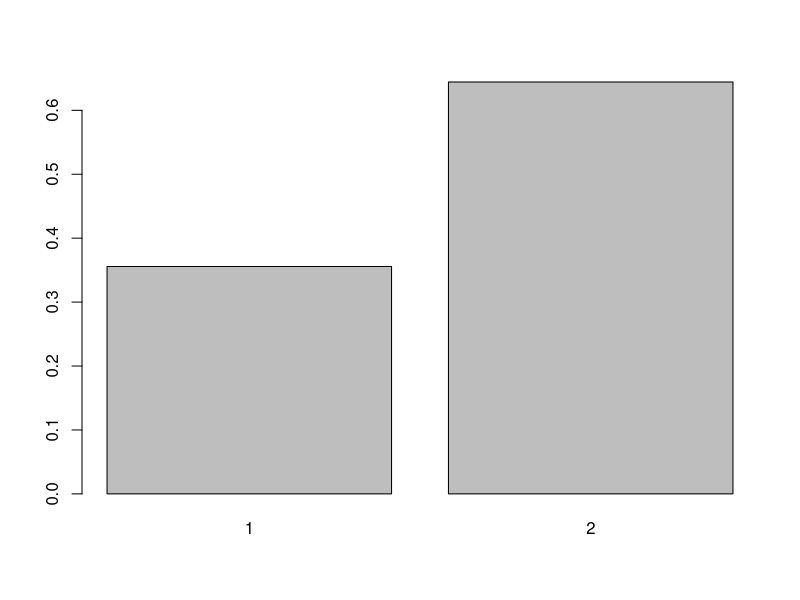

Generate this figure with R: (Note: this script raises an error after producing the figure.)
#Task 3
# This function makes discrete simulations from a posterior with any number of h values
# n=nu of iterations
# You can embellish this function
simR<-function(n=10000, h=c(0.03344302,0.06165627)){
alpha<-c() # holds transition probs
alpha[1]<-1
u<-c() # holds uniform values
u[1]<-1
post<-c()# post sample
prop<-c() # vec of proposed states 1s and 2s
prop[1]=1 # initial state
post[1]=prop[1]
for(i in 2:n){ # starts at 2 because initial value given above
# proposal state 
prop[i]=sample(1:length(h),1,replace=TRUE)
# calculate alpha
# notice h[prop[i]] gives the actual value of h
alpha[i]=min(1,h[prop[i]]/h[post[i-1]])
# to calculate accepting proposal with prob alpha
# select a random value from  a uniform (0,1)
u[i]=runif(1)
if(u[i]<=alpha[i]){post[i]<-prop[i]}
else{post[i]<-post[i-1]}
}
res<-matrix(c(prop,u,alpha,post ),nc=4,nr=n,byrow=FALSE)
sim<-table(post)/n
# windows only works with a pc
# quartz with macs
dev.new(noRStudioGD = TRUE) # or quartz() 

barplot(sim)
postexact<-h/sum(h)
# The returned output is a list 
# Use obj$ to obtain whatever interests you
return(list(iter=res,sim=sim,postexact=postexact,post=post) )
}

tt = simR()
df = as.list(x = tt$post)
ggs(df)

 # Task 4
# What about different proposal distributions
# Again for the discrete case
simRQ<-function(n=1000,init=1, h=c(1,1),pr=c(1,1)/2,...){
alpha<-c() # holds transition probs
alpha[1]<-1
u<-c() # holds uniform values
u[1]<-1
post<-c()# post sample
prop<-c() # vec of proposed states 1s and 2s etc
prop[1]=init # initial state
post[1]=prop[1]
q<-function(x){pr[x]}
for(i in 2:n){ # starts at 2 because initial value given above
#make a sample from the proposal
sample(1:length(h),1,replace=TRUE,prob=pr)->prop[i]
#Calculate alpha adjusting for the proposal being non uniform
alpha[i]=min(1,h[prop[i]]*q(post[i-1])/(h[post[i-1]]*q(prop[i])))
# now choose the proposal with probability alpha
u[i]=runif(1)
if(u[i]<=alpha[i]){post[i]<-prop[i]}
else{post[i]=post[i-1]}
}
res<-matrix(c(prop,u,alpha,post ),nc=4,nr=n,byrow=FALSE,dimnames=list(1:n,c("prop","u","alpha","post")))
sim<-table(post)/n
postexact<-h/sum(h)
dev.new(noRStudioGD = TRUE)
barplot(sim,...)
tmp<-c()
ifelse(length(res[,1])>=20,tmp<-res[1:20,],tmp<-res)
return(list(iter=tmp,sim=sim,post=postexact) )
}
simRQ(1000,pr=c(1,5)/6)

simRQ(10000,h=c(3,1)  ,pr=c(1 ,2)/3)


## Now we shall look at the continuous case

# Task 5
### Using a beta proposal
### You can change the proposal to whatever you require
## a,b are the parameters of the Beta proposal
## a=b=1 is a uniform
simRC<-function(n=10,init=0.5, h=function(theta){dunif(theta)*dbinom(x=3,size=12,prob=theta)},a=1,b=1){
#dbeta(x, shape1, shape2, ncp = 0, log = FALSE)
alpha<-c() # holds transition probs
alpha[1]<-1
u<-c() # holds uniform values
u[1]<-1
post<-c()# post sample
prop<-c() # vec of proposed states 1s and 2s
prop[1]=init # initial state
post[1]=prop[1]
q=function(x){dbeta(x,a,b)}
for(i in 2:n){ # starts at 2 because initial value given above
rbeta(1,a,b)->prop[i]

alpha[i]=min(1,h(prop[i])*q(post[i-1])/(h(post[i-1])*q(prop[i])))
u[i]=runif(1)
ifelse(u[i]<=alpha[i],post[i]<-prop[i],post[i]<-post[i-1])
}
res<-matrix(c(prop,u,alpha,post ),nc=4,nr=n,byrow=FALSE,dimnames=list(1:n,c("prop","u","alpha","post")))
windows()
hist(post,freq=FALSE)

return(list(matrix=res,summary=summary(post)) )
}

simRC(n=10000)



##### LAB 4 ENDS HERE #######################

## Make a 3 state Bayes box
ddbbox3<-function(k13=4,k23=2,lik=dbinom(x=5,size=10,prob=c(0.3,0.6,0.7)),theta=c(0.3,0.6,0.7)){ # K=1...6
k21<-6*k23/k13
nuit=0
while( floor(k21)<k21 | k21>6 ){
nuit=nuit+1
ss<-sample(x=1:6,size=2,replace=TRUE)
k23<-ss[1]
k13<-ss[2]
k21<-6*k23/k13
}
library(xtable)
lik1<-lik[1] #i
lik2<-lik[2] #j
lik3<-lik[3] #l
prior3<-100
prior1<-6*prior3*lik3/(k13*lik1)
prior2<-6*prior3*lik3/(k23*lik2)
prior<-c(prior1,prior2,prior3)
prior<-prior/sum(prior)
#lik<-c(lik1,lik2)
h<-prior*lik
post=h/sum(h)
h.mat<-h%*%t(1/h)
t(apply(h.mat,c(1,2),function(x)min(x,1)))->aij
colnames(aij)<-theta
rownames(aij)<-theta
mat<-cbind(theta,prior,lik,h,post)
rownames(mat)<-1:length(lik)
Totals=c(NA,sum(prior),NA,sum(h),sum(post))
mat2=rbind(mat,Totals)
layout(matrix(c(1,2,2,4,3,3,4,3,3),nr=3,nc=3,byrow=TRUE))
rep(1,3)/3->prop
barplot(matrix(prop,nc=3,nr=1,byrow=TRUE,dimnames=list(c("Coin"),theta)),
ylim=c(0,max(prop)+0.2*max(prop)),las=1,main="Proposal\n Uniform",yaxt="n")
axis(2,at=round(0:2/6,3),labels=c("0","1/6","2/6"),
las=1,col.ticks="Red",lwd.ticks=3)
barplot(matrix(post,nc=3,nr=1,byrow=TRUE,dimnames=list(c("Coin"),theta)),
ylim=c(0,max(post)+0.2*max(post)),las=1,main="Posterior target\n post")
barplot(matrix(h,nc=3,nr=1,byrow=TRUE,dimnames=list(c("Coin"),theta)),
ylim=c(0,max(h)+0.2*max(h)),las=1,main="Proportional to target\n h")
barplot(t(aij),beside=TRUE, yaxt="n",main="aij,\n the probability of acceptance",cex.lab=5)
axis(2,at=round(0:6/6,3),labels=c("0","1/6","2/6","3/6","4/6","5/6","6/6"),
las=1,col.ticks="Blue",lwd.ticks=3)
P=aij*1/3
diag(P)=c(0,0,0)
diag(P)=1-apply(P,1, sum)
return(list(bbox=mat2,latex=xtable(mat2,digits=4),mat=mat,h=h,aij=aij,P=P,nuit=nuit))
}

ddbbox3(k13=5,k23=3,lik=dbinom(x=5,size=8,prob=c(0.4,0.5,0.8)),theta=c(0.4,0.5,0.8)) ->ans3states
ans3states$latex
xtable(ans3states$aij,dig=6)





# Make a coin-die bbox
# k = number of faces in the event set E for acceptance of proposal
# Lik = likelihood for 2 states of theta
# theta = two states
# h1 = small relative to h2
cdbbox<-function(k=1,lik,theta, h1="s"){ # K=1...6
# xtable is a library which has functions useful for latex output
library(xtable)
# rename the first and second components of the likelihood
lik1<-lik[1]
lik2<-lik[2]
# We will now make a prior that has the desired characteristics
# See pdf for proof of following
# if h1 small "s" then ... else ...
ifelse(h1=="s",pi1<-k/6*lik2/(lik1+k/6*lik2), pi1<-lik2/(lik2+k/6*lik1))
# sum of probs is 1
prior=c(pi1,1-pi1)
#lik<-c(lik1,lik2)
h<-prior*lik
# Bayes
post=h/sum(h)
# Make a matrix for the Bayes box
mat<-cbind(theta,prior,lik,h,post)
rownames(mat)<-1:length(lik)
Totals=c(NA,sum(prior),NA,sum(h),sum(post))
mat2=rbind(mat,Totals)

# Now make some plots useful in explaining the procedure
layout(matrix(c(1,2),nr=1,nc=2,byrow=TRUE))
barplot(matrix(c(0.5,0.5),nc=2,nr=1,byrow=TRUE,dimnames=list(c("Coin"),theta)),ylim=c(0,1),las=1,main="Proposal\n Uniform")
barplot(matrix(h,nc=2,nr=1,byrow=TRUE,dimnames=list(c("Coin"),theta)),ylim=c(0,max(h)+0.5*max(h)),las=1,main="Proportional to target\n h")
# Return a list of useful objects
return(list(bbox=mat2,latex=xtable(mat2,digits=6),mat=mat,h=h,h1=h1,k=k))
}

cdbbox(k=1,lik=dbinom(x=6,size=10,prob=c(0.5,0.8)),theta=c(0.5,0.8),h1="b")->ans 
ans$latex
names(ans)


## Task 2
# This function relies on getting h vectors that match E2
# Use cdbbox() to get the correct h vectors.
# Notice the ... - this corresponds to the ... in the barplot
# You can use additional arguments which pass to the barplot
coindie<-function(n=100, h=c(1/4,3/4),E2=c(5,6),init=1,...){
library(xtable)
dieset<-c()
dieset[1]<-"E1"
die<-function(n=1){
sample(1:6,size=n,replace=TRUE)
}
coin<-function(n=1){
sample(1:2,size=n,replace=TRUE)
}
face<-c()
alpha<-c() # holds acceptance probs
alpha[1]<-1
post<-c()# post sample
prop<-c() # vec of proposed states 1s and 2s
prop[1]=init # initial state
post[1]=prop[1]
dice<-c()
dice[1]<-die()

for(i in 2:n){ # starts at 2 because initial value given above
prop[i]<-coin()
alpha[i]=min(1,h[prop[i]]/h[post[i-1]])

dice[i]<-die()
ifelse(alpha[i]==1,dieset[i]<-"E1",dieset[i]<-"E2")
# is x an element of set y
if(alpha[i]==1 | (is.element(dice[i],E2) & alpha[i]!=1)){post[i]<-prop[i]}
else{post[i]<-post[i-1]}
 }  
res<-matrix(c(prop,round(alpha,2),dieset,dice,post ),nc=5,nr=n,byrow=FALSE,dimnames=list(1:n,c("proposal","alpha", "E","dice","post")))
sim<-table(post)/n
postexact<-h/sum(h)
barplot(sim,...)
return(list(iter=res,sim=sim,postexact=postexact,post=post,xtable=xtable(res,dig=1)) )
}

coindie(n=200,h=c(0.6,0.4),E2=c(3,4,5,6)) ->ans
windows()
plot(1:200, ans$post, type = "b")

coindie(n=200,h=c(1,6),E2=c(3)) ->ans
ans$it

# Use cdbbox in conjunction with coindie()
cdbbox(k=2,lik=dbinom(x=6,size=10,prob=c(0.5,0.8)),theta=c(0.5,0.8),h1="s")->ans 
names(ans)
ans2=coindie(n=30,h=ans$h,E2=1:ans$k)
ans2$it


# retrieving posterior theta values
#trace plot

ans3=coindie(n=100,h=ans$h,E2=1:ans$k)
ans4=c(0.5,0.8)[ans3$post]
plot(ans4,type="l",main="Trace plot",xlab="Iteration",ylab="theta")
